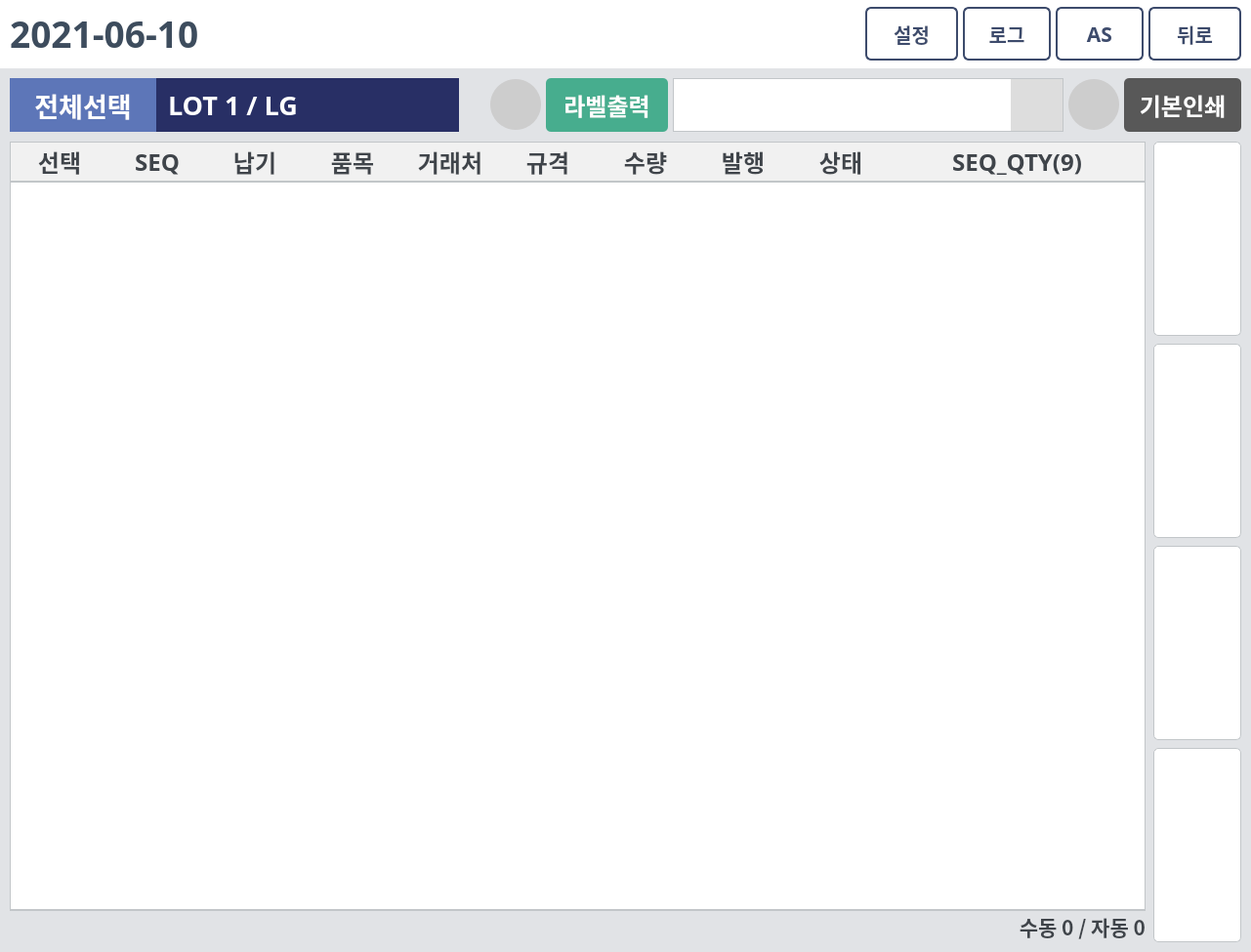
<?xml version="1.0" encoding="UTF-8"?>
<ui version="4.0">
 <class>Dialog</class>
 <widget class="QDialog" name="Dialog">
  <property name="geometry">
   <rect>
    <x>0</x>
    <y>0</y>
    <width>1281</width>
    <height>975</height>
   </rect>
  </property>
  <property name="minimumSize">
   <size>
    <width>1281</width>
    <height>956</height>
   </size>
  </property>
  <property name="font">
   <font>
    <family>맑은 고딕</family>
    <weight>75</weight>
    <bold>true</bold>
   </font>
  </property>
  <property name="windowTitle">
   <string>DAESUNG MES</string>
  </property>
  <property name="styleSheet">
   <string notr="true">QDialog{
background-color: #E1E3E6;
}
QPushButton#top, #prev, #next, #bottom {
border-radius: 5px;
background-color: white;
border: 1px solid #c2c6c9;
}
QPushButton#top:pressed, #prev:pressed, #next:pressed, #bottom:pressed{
background-color: #F0F0F0;
}
QPushButton #select_all:pressed {
background-color: #415AA0;
}
QPushButton#print_status, #DB_btn{
border-radius: 26px;
background:#CDCDCD;
}
QTableWidget{
border: 1px solid #c2c6c9;
border-bottom: 2px solid #c2c6c9;
gridline-color: #dddddd;
color:#6e7075;
selection-background-color: #E3F1ED;
selection-color: #313d39;
outline: 0;
}
QHeaderView::section {
background:#f1f1f1;
border-width: 0px 0px 2px 0px;
border-style: solid;
border-color: #c2c6c9;
color:#3f444a;
}
QComboBox {
color: #3f444a;
border:1px solid #c2c6c9;
padding-left: 7px;
}
QComboBox::drop-down {
subcontrol-origin: padding;
subcontrol-position: top right;
width: 53px;
background-position: center;
background-repeat: no-reperat;
background-color: #dddddd;
}
QScrollBar:vertical { 
width: 55px; 
}</string>
  </property>
  <layout class="QVBoxLayout" name="verticalLayout">
   <property name="spacing">
    <number>0</number>
   </property>
   <property name="leftMargin">
    <number>0</number>
   </property>
   <property name="topMargin">
    <number>0</number>
   </property>
   <property name="rightMargin">
    <number>0</number>
   </property>
   <property name="bottomMargin">
    <number>0</number>
   </property>
   <item>
    <widget class="QFrame" name="top_frame">
     <property name="minimumSize">
      <size>
       <width>0</width>
       <height>70</height>
      </size>
     </property>
     <property name="maximumSize">
      <size>
       <width>16777215</width>
       <height>70</height>
      </size>
     </property>
     <property name="styleSheet">
      <string notr="true">background-color:white;</string>
     </property>
     <property name="frameShape">
      <enum>QFrame::NoFrame</enum>
     </property>
     <property name="frameShadow">
      <enum>QFrame::Raised</enum>
     </property>
     <layout class="QHBoxLayout" name="horizontalLayout">
      <property name="spacing">
       <number>0</number>
      </property>
      <property name="leftMargin">
       <number>0</number>
      </property>
      <property name="topMargin">
       <number>0</number>
      </property>
      <property name="rightMargin">
       <number>0</number>
      </property>
      <property name="bottomMargin">
       <number>0</number>
      </property>
      <item alignment="Qt::AlignRight">
       <widget class="QFrame" name="top_date_frame">
        <property name="maximumSize">
         <size>
          <width>1036</width>
          <height>16777215</height>
         </size>
        </property>
        <property name="layoutDirection">
         <enum>Qt::RightToLeft</enum>
        </property>
        <property name="frameShape">
         <enum>QFrame::NoFrame</enum>
        </property>
        <property name="frameShadow">
         <enum>QFrame::Raised</enum>
        </property>
        <layout class="QVBoxLayout" name="verticalLayout_3">
         <property name="spacing">
          <number>0</number>
         </property>
         <property name="leftMargin">
          <number>10</number>
         </property>
         <property name="topMargin">
          <number>0</number>
         </property>
         <property name="rightMargin">
          <number>0</number>
         </property>
         <property name="bottomMargin">
          <number>0</number>
         </property>
         <item>
          <widget class="QPushButton" name="date_btn">
           <property name="maximumSize">
            <size>
             <width>260</width>
             <height>16777215</height>
            </size>
           </property>
           <property name="font">
            <font>
             <family>맑은 고딕</family>
             <pointsize>28</pointsize>
             <weight>75</weight>
             <italic>false</italic>
             <bold>true</bold>
            </font>
           </property>
           <property name="cursor">
            <cursorShape>ForbiddenCursor</cursorShape>
           </property>
           <property name="layoutDirection">
            <enum>Qt::RightToLeft</enum>
           </property>
           <property name="styleSheet">
            <string notr="true">color: #3D4C5D;
border:none;
background:none;</string>
           </property>
           <property name="text">
            <string>2021-06-10 </string>
           </property>
           <property name="icon">
            <iconset>
             <normaloff>../img/calendar_blue.png</normaloff>../img/calendar_blue.png</iconset>
           </property>
           <property name="iconSize">
            <size>
             <width>33</width>
             <height>33</height>
            </size>
           </property>
          </widget>
         </item>
        </layout>
       </widget>
      </item>
      <item>
       <widget class="QFrame" name="top_title_frame">
        <property name="frameShape">
         <enum>QFrame::NoFrame</enum>
        </property>
        <property name="frameShadow">
         <enum>QFrame::Raised</enum>
        </property>
        <layout class="QVBoxLayout" name="verticalLayout_2">
         <property name="spacing">
          <number>0</number>
         </property>
         <property name="leftMargin">
          <number>0</number>
         </property>
         <property name="topMargin">
          <number>0</number>
         </property>
         <property name="rightMargin">
          <number>0</number>
         </property>
         <property name="bottomMargin">
          <number>0</number>
         </property>
         <item alignment="Qt::AlignHCenter">
          <widget class="QLabel" name="title_label">
           <property name="enabled">
            <bool>true</bool>
           </property>
           <property name="minimumSize">
            <size>
             <width>340</width>
             <height>38</height>
            </size>
           </property>
           <property name="maximumSize">
            <size>
             <width>340</width>
             <height>38</height>
            </size>
           </property>
           <property name="styleSheet">
            <string notr="true">border:none;</string>
           </property>
           <property name="text">
            <string/>
           </property>
           <property name="pixmap">
            <pixmap>../img/title.png</pixmap>
           </property>
           <property name="scaledContents">
            <bool>true</bool>
           </property>
          </widget>
         </item>
        </layout>
       </widget>
      </item>
      <item alignment="Qt::AlignRight">
       <widget class="QFrame" name="top_btns_frame">
        <property name="maximumSize">
         <size>
          <width>400</width>
          <height>70</height>
         </size>
        </property>
        <property name="styleSheet">
         <string notr="true">QPushButton#as_btn, #log_btn, #set_btn, #back_btn{
border: 2px solid #3D4B6C; 
color: #3D4B6C; 
border-radius: 6px;
}
QPushButton#as_btn:pressed, #log_btn:pressed, #set_btn:pressed, #back_btn:pressed{
background: #f2f2f2;
}</string>
        </property>
        <property name="frameShape">
         <enum>QFrame::NoFrame</enum>
        </property>
        <property name="frameShadow">
         <enum>QFrame::Raised</enum>
        </property>
        <layout class="QHBoxLayout" name="horizontalLayout_2">
         <property name="spacing">
          <number>5</number>
         </property>
         <property name="leftMargin">
          <number>0</number>
         </property>
         <property name="topMargin">
          <number>0</number>
         </property>
         <property name="rightMargin">
          <number>10</number>
         </property>
         <property name="bottomMargin">
          <number>0</number>
         </property>
         <item>
          <widget class="QPushButton" name="set_btn">
           <property name="minimumSize">
            <size>
             <width>95</width>
             <height>55</height>
            </size>
           </property>
           <property name="maximumSize">
            <size>
             <width>95</width>
             <height>55</height>
            </size>
           </property>
           <property name="font">
            <font>
             <family>맑은 고딕</family>
             <pointsize>15</pointsize>
             <weight>75</weight>
             <italic>false</italic>
             <bold>true</bold>
            </font>
           </property>
           <property name="cursor">
            <cursorShape>PointingHandCursor</cursorShape>
           </property>
           <property name="toolTip">
            <string>설정</string>
           </property>
           <property name="text">
            <string>설정</string>
           </property>
           <property name="icon">
            <iconset>
             <normaloff>../img/setting_blue.png</normaloff>../img/setting_blue.png</iconset>
           </property>
           <property name="iconSize">
            <size>
             <width>32</width>
             <height>32</height>
            </size>
           </property>
          </widget>
         </item>
         <item>
          <widget class="QPushButton" name="log_btn">
           <property name="minimumSize">
            <size>
             <width>90</width>
             <height>55</height>
            </size>
           </property>
           <property name="maximumSize">
            <size>
             <width>90</width>
             <height>55</height>
            </size>
           </property>
           <property name="font">
            <font>
             <family>맑은 고딕</family>
             <pointsize>15</pointsize>
             <weight>75</weight>
             <italic>false</italic>
             <bold>true</bold>
            </font>
           </property>
           <property name="cursor">
            <cursorShape>PointingHandCursor</cursorShape>
           </property>
           <property name="toolTip">
            <string>로그</string>
           </property>
           <property name="text">
            <string>로그</string>
           </property>
           <property name="icon">
            <iconset>
             <normaloff>../img/log_blue.png</normaloff>../img/log_blue.png</iconset>
           </property>
           <property name="iconSize">
            <size>
             <width>27</width>
             <height>27</height>
            </size>
           </property>
          </widget>
         </item>
         <item>
          <widget class="QPushButton" name="as_btn">
           <property name="minimumSize">
            <size>
             <width>90</width>
             <height>55</height>
            </size>
           </property>
           <property name="maximumSize">
            <size>
             <width>90</width>
             <height>55</height>
            </size>
           </property>
           <property name="font">
            <font>
             <family>맑은 고딕</family>
             <pointsize>16</pointsize>
             <weight>75</weight>
             <italic>false</italic>
             <bold>true</bold>
            </font>
           </property>
           <property name="cursor">
            <cursorShape>PointingHandCursor</cursorShape>
           </property>
           <property name="toolTip">
            <string>원격접속</string>
           </property>
           <property name="text">
            <string>AS</string>
           </property>
           <property name="icon">
            <iconset>
             <normaloff>../img/remote_blue.png</normaloff>../img/remote_blue.png</iconset>
           </property>
           <property name="iconSize">
            <size>
             <width>30</width>
             <height>30</height>
            </size>
           </property>
          </widget>
         </item>
         <item>
          <widget class="QPushButton" name="back_btn">
           <property name="minimumSize">
            <size>
             <width>95</width>
             <height>55</height>
            </size>
           </property>
           <property name="maximumSize">
            <size>
             <width>95</width>
             <height>55</height>
            </size>
           </property>
           <property name="font">
            <font>
             <family>맑은 고딕</family>
             <pointsize>15</pointsize>
             <weight>75</weight>
             <italic>false</italic>
             <bold>true</bold>
            </font>
           </property>
           <property name="cursor">
            <cursorShape>PointingHandCursor</cursorShape>
           </property>
           <property name="toolTip">
            <string>닫기</string>
           </property>
           <property name="text">
            <string>뒤로</string>
           </property>
           <property name="icon">
            <iconset>
             <normaloff>../img/back_blue.png</normaloff>../img/back_blue.png</iconset>
           </property>
           <property name="iconSize">
            <size>
             <width>36</width>
             <height>36</height>
            </size>
           </property>
          </widget>
         </item>
        </layout>
       </widget>
      </item>
     </layout>
    </widget>
   </item>
   <item>
    <widget class="QFrame" name="middle_frame">
     <property name="minimumSize">
      <size>
       <width>0</width>
       <height>75</height>
      </size>
     </property>
     <property name="maximumSize">
      <size>
       <width>16777215</width>
       <height>75</height>
      </size>
     </property>
     <property name="frameShape">
      <enum>QFrame::NoFrame</enum>
     </property>
     <property name="frameShadow">
      <enum>QFrame::Raised</enum>
     </property>
     <layout class="QHBoxLayout" name="horizontalLayout_4">
      <property name="spacing">
       <number>5</number>
      </property>
      <property name="leftMargin">
       <number>10</number>
      </property>
      <property name="topMargin">
       <number>0</number>
      </property>
      <property name="rightMargin">
       <number>10</number>
      </property>
      <property name="bottomMargin">
       <number>0</number>
      </property>
      <item alignment="Qt::AlignLeft">
       <widget class="QFrame" name="mid_left_frame">
        <property name="frameShape">
         <enum>QFrame::NoFrame</enum>
        </property>
        <property name="frameShadow">
         <enum>QFrame::Raised</enum>
        </property>
        <layout class="QHBoxLayout" name="horizontalLayout_5">
         <property name="spacing">
          <number>0</number>
         </property>
         <property name="leftMargin">
          <number>0</number>
         </property>
         <property name="topMargin">
          <number>0</number>
         </property>
         <property name="rightMargin">
          <number>0</number>
         </property>
         <property name="bottomMargin">
          <number>0</number>
         </property>
         <item>
          <widget class="QPushButton" name="select_all">
           <property name="sizePolicy">
            <sizepolicy hsizetype="Preferred" vsizetype="Preferred">
             <horstretch>0</horstretch>
             <verstretch>0</verstretch>
            </sizepolicy>
           </property>
           <property name="minimumSize">
            <size>
             <width>150</width>
             <height>55</height>
            </size>
           </property>
           <property name="maximumSize">
            <size>
             <width>150</width>
             <height>55</height>
            </size>
           </property>
           <property name="font">
            <font>
             <family>맑은 고딕</family>
             <pointsize>20</pointsize>
             <weight>75</weight>
             <italic>false</italic>
             <bold>true</bold>
             <kerning>true</kerning>
            </font>
           </property>
           <property name="cursor">
            <cursorShape>PointingHandCursor</cursorShape>
           </property>
           <property name="toolTip">
            <string>전체선택</string>
           </property>
           <property name="styleSheet">
            <string notr="true">QPushButton#select_all {
border:none; 
background:#5D76B8; 
color:white;
}
QPushButton#select_all:pressed {
background-color: #506cb4;
}</string>
           </property>
           <property name="text">
            <string>전체선택</string>
           </property>
           <property name="iconSize">
            <size>
             <width>34</width>
             <height>34</height>
            </size>
           </property>
          </widget>
         </item>
         <item>
          <widget class="QLabel" name="lot_title">
           <property name="minimumSize">
            <size>
             <width>310</width>
             <height>55</height>
            </size>
           </property>
           <property name="maximumSize">
            <size>
             <width>310</width>
             <height>55</height>
            </size>
           </property>
           <property name="font">
            <font>
             <family>맑은 고딕</family>
             <pointsize>20</pointsize>
             <weight>75</weight>
             <italic>false</italic>
             <bold>true</bold>
            </font>
           </property>
           <property name="styleSheet">
            <string notr="true">color: #ffffff;
background-color: #282f65;
border:none;
padding-left: 4px;</string>
           </property>
           <property name="text">
            <string>LOT 1 / LG</string>
           </property>
           <property name="alignment">
            <set>Qt::AlignLeading|Qt::AlignLeft|Qt::AlignVCenter</set>
           </property>
          </widget>
         </item>
        </layout>
       </widget>
      </item>
      <item alignment="Qt::AlignRight">
       <widget class="QFrame" name="mid_right_frame">
        <property name="styleSheet">
         <string notr="true"/>
        </property>
        <property name="frameShape">
         <enum>QFrame::NoFrame</enum>
        </property>
        <property name="frameShadow">
         <enum>QFrame::Raised</enum>
        </property>
        <layout class="QHBoxLayout" name="horizontalLayout_6">
         <property name="spacing">
          <number>5</number>
         </property>
         <property name="leftMargin">
          <number>0</number>
         </property>
         <property name="topMargin">
          <number>0</number>
         </property>
         <property name="rightMargin">
          <number>0</number>
         </property>
         <property name="bottomMargin">
          <number>0</number>
         </property>
         <item>
          <widget class="QFrame" name="print_frame">
           <property name="frameShape">
            <enum>QFrame::NoFrame</enum>
           </property>
           <property name="frameShadow">
            <enum>QFrame::Raised</enum>
           </property>
           <layout class="QHBoxLayout" name="horizontalLayout_10">
            <property name="spacing">
             <number>5</number>
            </property>
            <property name="leftMargin">
             <number>0</number>
            </property>
            <property name="topMargin">
             <number>0</number>
            </property>
            <property name="rightMargin">
             <number>0</number>
            </property>
            <property name="bottomMargin">
             <number>0</number>
            </property>
            <item>
             <widget class="QPushButton" name="print_status">
              <property name="minimumSize">
               <size>
                <width>52</width>
                <height>52</height>
               </size>
              </property>
              <property name="maximumSize">
               <size>
                <width>52</width>
                <height>52</height>
               </size>
              </property>
              <property name="font">
               <font>
                <family>맑은 고딕</family>
                <pointsize>16</pointsize>
                <weight>75</weight>
                <bold>true</bold>
               </font>
              </property>
              <property name="toolTip">
               <string>프린터 상태</string>
              </property>
              <property name="styleSheet">
               <string notr="true"/>
              </property>
              <property name="text">
               <string/>
              </property>
              <property name="icon">
               <iconset>
                <normaloff>../img/print.png</normaloff>../img/print.png</iconset>
              </property>
              <property name="iconSize">
               <size>
                <width>25</width>
                <height>25</height>
               </size>
              </property>
             </widget>
            </item>
            <item>
             <widget class="QPushButton" name="print_btn">
              <property name="sizePolicy">
               <sizepolicy hsizetype="Preferred" vsizetype="Preferred">
                <horstretch>0</horstretch>
                <verstretch>0</verstretch>
               </sizepolicy>
              </property>
              <property name="minimumSize">
               <size>
                <width>125</width>
                <height>55</height>
               </size>
              </property>
              <property name="maximumSize">
               <size>
                <width>125</width>
                <height>55</height>
               </size>
              </property>
              <property name="font">
               <font>
                <family>맑은 고딕</family>
                <pointsize>18</pointsize>
                <weight>75</weight>
                <italic>false</italic>
                <bold>true</bold>
               </font>
              </property>
              <property name="cursor">
               <cursorShape>PointingHandCursor</cursorShape>
              </property>
              <property name="toolTip">
               <string>라벨출력</string>
              </property>
              <property name="styleSheet">
               <string notr="true">QPushButton#print_btn {
border:none; 
background:#47AD8E; 
color:white;
border-radius: 5px
}
QPushButton#print_btn:pressed {
background-color: #3fa082;
}</string>
              </property>
              <property name="text">
               <string>라벨출력</string>
              </property>
              <property name="iconSize">
               <size>
                <width>34</width>
                <height>34</height>
               </size>
              </property>
             </widget>
            </item>
           </layout>
          </widget>
         </item>
         <item>
          <widget class="QComboBox" name="buyer_combo">
           <property name="minimumSize">
            <size>
             <width>400</width>
             <height>55</height>
            </size>
           </property>
           <property name="maximumSize">
            <size>
             <width>16777215</width>
             <height>55</height>
            </size>
           </property>
           <property name="font">
            <font>
             <family>맑은 고딕</family>
             <pointsize>17</pointsize>
             <weight>75</weight>
             <bold>true</bold>
            </font>
           </property>
           <property name="cursor">
            <cursorShape>PointingHandCursor</cursorShape>
           </property>
           <property name="focusPolicy">
            <enum>Qt::StrongFocus</enum>
           </property>
           <property name="editable">
            <bool>false</bool>
           </property>
          </widget>
         </item>
         <item>
          <widget class="QPushButton" name="DB_btn">
           <property name="sizePolicy">
            <sizepolicy hsizetype="Preferred" vsizetype="Preferred">
             <horstretch>0</horstretch>
             <verstretch>0</verstretch>
            </sizepolicy>
           </property>
           <property name="minimumSize">
            <size>
             <width>52</width>
             <height>52</height>
            </size>
           </property>
           <property name="maximumSize">
            <size>
             <width>52</width>
             <height>52</height>
            </size>
           </property>
           <property name="font">
            <font>
             <family>맑은 고딕</family>
             <pointsize>18</pointsize>
             <weight>75</weight>
             <bold>true</bold>
            </font>
           </property>
           <property name="cursor">
            <cursorShape>PointingHandCursor</cursorShape>
           </property>
           <property name="styleSheet">
            <string notr="true">QPushButton#DB_btn{
border-radius: 26px;
background:#CDCDCD;
}</string>
           </property>
           <property name="text">
            <string/>
           </property>
           <property name="icon">
            <iconset>
             <normaloff>../img/bell.png</normaloff>../img/bell.png</iconset>
           </property>
           <property name="iconSize">
            <size>
             <width>32</width>
             <height>32</height>
            </size>
           </property>
          </widget>
         </item>
         <item>
          <widget class="QPushButton" name="jackup_btn">
           <property name="sizePolicy">
            <sizepolicy hsizetype="Preferred" vsizetype="Preferred">
             <horstretch>0</horstretch>
             <verstretch>0</verstretch>
            </sizepolicy>
           </property>
           <property name="minimumSize">
            <size>
             <width>120</width>
             <height>55</height>
            </size>
           </property>
           <property name="maximumSize">
            <size>
             <width>120</width>
             <height>55</height>
            </size>
           </property>
           <property name="font">
            <font>
             <family>맑은 고딕</family>
             <pointsize>18</pointsize>
             <weight>75</weight>
             <italic>false</italic>
             <bold>true</bold>
            </font>
           </property>
           <property name="cursor">
            <cursorShape>PointingHandCursor</cursorShape>
           </property>
           <property name="toolTip">
            <string>기본인쇄</string>
           </property>
           <property name="styleSheet">
            <string notr="true">QPushButton#jackup_btn{
color: #ffffff;
background:#585858;
border-radius:5px;
}
QPushButton#jackup_btn:pressed {
 background-color: #4d4d4d;
}</string>
           </property>
           <property name="text">
            <string>기본인쇄</string>
           </property>
           <property name="iconSize">
            <size>
             <width>34</width>
             <height>34</height>
            </size>
           </property>
          </widget>
         </item>
        </layout>
       </widget>
      </item>
     </layout>
    </widget>
   </item>
   <item>
    <widget class="QFrame" name="main_frame">
     <property name="frameShape">
      <enum>QFrame::NoFrame</enum>
     </property>
     <property name="frameShadow">
      <enum>QFrame::Raised</enum>
     </property>
     <layout class="QHBoxLayout" name="horizontalLayout_3">
      <property name="spacing">
       <number>8</number>
      </property>
      <property name="leftMargin">
       <number>10</number>
      </property>
      <property name="topMargin">
       <number>0</number>
      </property>
      <property name="rightMargin">
       <number>10</number>
      </property>
      <property name="bottomMargin">
       <number>10</number>
      </property>
      <item>
       <widget class="QFrame" name="frame_3">
        <property name="frameShape">
         <enum>QFrame::NoFrame</enum>
        </property>
        <property name="frameShadow">
         <enum>QFrame::Raised</enum>
        </property>
        <layout class="QVBoxLayout" name="verticalLayout_5">
         <property name="spacing">
          <number>0</number>
         </property>
         <property name="leftMargin">
          <number>0</number>
         </property>
         <property name="topMargin">
          <number>0</number>
         </property>
         <property name="rightMargin">
          <number>0</number>
         </property>
         <property name="bottomMargin">
          <number>0</number>
         </property>
         <item>
          <widget class="QTableWidget" name="tableWidget">
           <property name="maximumSize">
            <size>
             <width>16777215</width>
             <height>16777215</height>
            </size>
           </property>
           <property name="font">
            <font>
             <family>맑은 고딕</family>
             <pointsize>19</pointsize>
             <weight>75</weight>
             <bold>true</bold>
            </font>
           </property>
           <property name="layoutDirection">
            <enum>Qt::LeftToRight</enum>
           </property>
           <property name="autoFillBackground">
            <bool>false</bool>
           </property>
           <property name="styleSheet">
            <string notr="true"/>
           </property>
           <property name="frameShape">
            <enum>QFrame::StyledPanel</enum>
           </property>
           <property name="verticalScrollBarPolicy">
            <enum>Qt::ScrollBarAsNeeded</enum>
           </property>
           <property name="horizontalScrollBarPolicy">
            <enum>Qt::ScrollBarAlwaysOff</enum>
           </property>
           <property name="sizeAdjustPolicy">
            <enum>QAbstractScrollArea::AdjustIgnored</enum>
           </property>
           <property name="autoScroll">
            <bool>true</bool>
           </property>
           <property name="autoScrollMargin">
            <number>26</number>
           </property>
           <property name="editTriggers">
            <set>QAbstractItemView::NoEditTriggers</set>
           </property>
           <property name="selectionMode">
            <enum>QAbstractItemView::SingleSelection</enum>
           </property>
           <property name="selectionBehavior">
            <enum>QAbstractItemView::SelectRows</enum>
           </property>
           <property name="verticalScrollMode">
            <enum>QAbstractItemView::ScrollPerItem</enum>
           </property>
           <property name="showGrid">
            <bool>true</bool>
           </property>
           <property name="sortingEnabled">
            <bool>false</bool>
           </property>
           <property name="rowCount">
            <number>0</number>
           </property>
           <property name="columnCount">
            <number>10</number>
           </property>
           <attribute name="horizontalHeaderVisible">
            <bool>true</bool>
           </attribute>
           <attribute name="horizontalHeaderCascadingSectionResizes">
            <bool>false</bool>
           </attribute>
           <attribute name="horizontalHeaderMinimumSectionSize">
            <number>0</number>
           </attribute>
           <attribute name="horizontalHeaderDefaultSectionSize">
            <number>100</number>
           </attribute>
           <attribute name="horizontalHeaderHighlightSections">
            <bool>true</bool>
           </attribute>
           <attribute name="horizontalHeaderShowSortIndicator" stdset="0">
            <bool>false</bool>
           </attribute>
           <attribute name="horizontalHeaderStretchLastSection">
            <bool>true</bool>
           </attribute>
           <attribute name="verticalHeaderVisible">
            <bool>false</bool>
           </attribute>
           <attribute name="verticalHeaderCascadingSectionResizes">
            <bool>false</bool>
           </attribute>
           <attribute name="verticalHeaderMinimumSectionSize">
            <number>0</number>
           </attribute>
           <attribute name="verticalHeaderDefaultSectionSize">
            <number>0</number>
           </attribute>
           <attribute name="verticalHeaderShowSortIndicator" stdset="0">
            <bool>false</bool>
           </attribute>
           <attribute name="verticalHeaderStretchLastSection">
            <bool>false</bool>
           </attribute>
           <column>
            <property name="text">
             <string>선택</string>
            </property>
            <property name="font">
             <font>
              <family>맑은 고딕</family>
              <pointsize>18</pointsize>
              <weight>75</weight>
              <bold>true</bold>
             </font>
            </property>
           </column>
           <column>
            <property name="text">
             <string>SEQ</string>
            </property>
            <property name="font">
             <font>
              <family>맑은 고딕</family>
              <pointsize>18</pointsize>
              <weight>75</weight>
              <bold>true</bold>
             </font>
            </property>
           </column>
           <column>
            <property name="text">
             <string>납기</string>
            </property>
            <property name="font">
             <font>
              <family>맑은 고딕</family>
              <pointsize>18</pointsize>
              <weight>75</weight>
              <bold>true</bold>
             </font>
            </property>
           </column>
           <column>
            <property name="text">
             <string>품목</string>
            </property>
            <property name="font">
             <font>
              <family>맑은 고딕</family>
              <pointsize>18</pointsize>
              <weight>75</weight>
              <bold>true</bold>
             </font>
            </property>
           </column>
           <column>
            <property name="text">
             <string>거래처</string>
            </property>
            <property name="font">
             <font>
              <family>맑은 고딕</family>
              <pointsize>18</pointsize>
              <weight>75</weight>
              <bold>true</bold>
             </font>
            </property>
           </column>
           <column>
            <property name="text">
             <string>규격</string>
            </property>
            <property name="font">
             <font>
              <family>맑은 고딕</family>
              <pointsize>18</pointsize>
              <weight>75</weight>
              <bold>true</bold>
             </font>
            </property>
           </column>
           <column>
            <property name="text">
             <string>수량</string>
            </property>
            <property name="font">
             <font>
              <family>맑은 고딕</family>
              <pointsize>18</pointsize>
              <weight>75</weight>
              <bold>true</bold>
             </font>
            </property>
           </column>
           <column>
            <property name="text">
             <string>발행</string>
            </property>
            <property name="font">
             <font>
              <family>맑은 고딕</family>
              <pointsize>18</pointsize>
              <weight>75</weight>
              <bold>true</bold>
             </font>
            </property>
           </column>
           <column>
            <property name="text">
             <string>상태</string>
            </property>
            <property name="font">
             <font>
              <family>맑은 고딕</family>
              <pointsize>18</pointsize>
              <weight>75</weight>
              <bold>true</bold>
             </font>
            </property>
           </column>
           <column>
            <property name="text">
             <string>SEQ_QTY(9)</string>
            </property>
            <property name="font">
             <font>
              <family>맑은 고딕</family>
              <pointsize>18</pointsize>
              <weight>75</weight>
              <bold>true</bold>
             </font>
            </property>
           </column>
          </widget>
         </item>
         <item>
          <widget class="QFrame" name="qty_frame">
           <property name="frameShape">
            <enum>QFrame::NoFrame</enum>
           </property>
           <property name="frameShadow">
            <enum>QFrame::Raised</enum>
           </property>
           <layout class="QVBoxLayout" name="verticalLayout_6">
            <property name="spacing">
             <number>0</number>
            </property>
            <property name="leftMargin">
             <number>0</number>
            </property>
            <property name="topMargin">
             <number>0</number>
            </property>
            <property name="rightMargin">
             <number>0</number>
            </property>
            <property name="bottomMargin">
             <number>0</number>
            </property>
            <item alignment="Qt::AlignBottom">
             <widget class="QLabel" name="qty_label">
              <property name="font">
               <font>
                <family>맑은 고딕</family>
                <pointsize>16</pointsize>
                <weight>75</weight>
                <italic>false</italic>
                <bold>true</bold>
               </font>
              </property>
              <property name="styleSheet">
               <string notr="true">background: none;
color: #3f444a;
border: none;</string>
              </property>
              <property name="text">
               <string>수동 0 / 자동 0</string>
              </property>
              <property name="alignment">
               <set>Qt::AlignBottom|Qt::AlignRight|Qt::AlignTrailing</set>
              </property>
             </widget>
            </item>
           </layout>
          </widget>
         </item>
        </layout>
       </widget>
      </item>
      <item>
       <widget class="QFrame" name="arrow_frame">
        <property name="minimumSize">
         <size>
          <width>90</width>
          <height>0</height>
         </size>
        </property>
        <property name="maximumSize">
         <size>
          <width>90</width>
          <height>16777215</height>
         </size>
        </property>
        <property name="frameShape">
         <enum>QFrame::NoFrame</enum>
        </property>
        <property name="frameShadow">
         <enum>QFrame::Raised</enum>
        </property>
        <layout class="QVBoxLayout" name="verticalLayout_4">
         <property name="spacing">
          <number>8</number>
         </property>
         <property name="leftMargin">
          <number>0</number>
         </property>
         <property name="topMargin">
          <number>0</number>
         </property>
         <property name="rightMargin">
          <number>0</number>
         </property>
         <property name="bottomMargin">
          <number>0</number>
         </property>
         <item>
          <widget class="QPushButton" name="top">
           <property name="sizePolicy">
            <sizepolicy hsizetype="Expanding" vsizetype="Expanding">
             <horstretch>0</horstretch>
             <verstretch>0</verstretch>
            </sizepolicy>
           </property>
           <property name="font">
            <font>
             <family>맑은 고딕</family>
             <weight>75</weight>
             <italic>false</italic>
             <bold>true</bold>
            </font>
           </property>
           <property name="cursor">
            <cursorShape>PointingHandCursor</cursorShape>
           </property>
           <property name="styleSheet">
            <string notr="true"/>
           </property>
           <property name="text">
            <string/>
           </property>
           <property name="icon">
            <iconset>
             <normaloff>../img/top_blue.png</normaloff>../img/top_blue.png</iconset>
           </property>
           <property name="iconSize">
            <size>
             <width>45</width>
             <height>45</height>
            </size>
           </property>
          </widget>
         </item>
         <item>
          <widget class="QPushButton" name="prev">
           <property name="sizePolicy">
            <sizepolicy hsizetype="Expanding" vsizetype="Expanding">
             <horstretch>0</horstretch>
             <verstretch>0</verstretch>
            </sizepolicy>
           </property>
           <property name="font">
            <font>
             <family>맑은 고딕</family>
             <pointsize>9</pointsize>
             <weight>50</weight>
             <italic>false</italic>
             <bold>false</bold>
            </font>
           </property>
           <property name="cursor">
            <cursorShape>PointingHandCursor</cursorShape>
           </property>
           <property name="styleSheet">
            <string notr="true"/>
           </property>
           <property name="text">
            <string/>
           </property>
           <property name="icon">
            <iconset>
             <normaloff>../img/prev_blue.png</normaloff>../img/prev_blue.png</iconset>
           </property>
           <property name="iconSize">
            <size>
             <width>42</width>
             <height>42</height>
            </size>
           </property>
          </widget>
         </item>
         <item>
          <widget class="QPushButton" name="next">
           <property name="sizePolicy">
            <sizepolicy hsizetype="Expanding" vsizetype="Expanding">
             <horstretch>0</horstretch>
             <verstretch>0</verstretch>
            </sizepolicy>
           </property>
           <property name="font">
            <font>
             <family>맑은 고딕</family>
             <weight>75</weight>
             <italic>false</italic>
             <bold>true</bold>
            </font>
           </property>
           <property name="cursor">
            <cursorShape>PointingHandCursor</cursorShape>
           </property>
           <property name="styleSheet">
            <string notr="true"/>
           </property>
           <property name="text">
            <string/>
           </property>
           <property name="icon">
            <iconset>
             <normaloff>../img/next_blue.png</normaloff>../img/next_blue.png</iconset>
           </property>
           <property name="iconSize">
            <size>
             <width>42</width>
             <height>42</height>
            </size>
           </property>
          </widget>
         </item>
         <item>
          <widget class="QPushButton" name="bottom">
           <property name="sizePolicy">
            <sizepolicy hsizetype="Expanding" vsizetype="Expanding">
             <horstretch>0</horstretch>
             <verstretch>0</verstretch>
            </sizepolicy>
           </property>
           <property name="font">
            <font>
             <family>맑은 고딕</family>
             <weight>75</weight>
             <italic>false</italic>
             <bold>true</bold>
            </font>
           </property>
           <property name="cursor">
            <cursorShape>PointingHandCursor</cursorShape>
           </property>
           <property name="styleSheet">
            <string notr="true"/>
           </property>
           <property name="text">
            <string/>
           </property>
           <property name="icon">
            <iconset>
             <normaloff>../img/bottom_blue.png</normaloff>../img/bottom_blue.png</iconset>
           </property>
           <property name="iconSize">
            <size>
             <width>45</width>
             <height>45</height>
            </size>
           </property>
          </widget>
         </item>
        </layout>
       </widget>
      </item>
     </layout>
    </widget>
   </item>
  </layout>
 </widget>
 <resources/>
 <connections/>
</ui>
